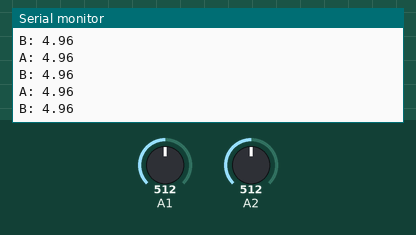
Simulated run of this sketch. Board: Arduino Zero (SAMD21). Parts: the last lines printed to the serial monitor. Inputs (shaded band) come from the test bench; at power-on: A1 = 512, A2 = 512 (analog values on the 0–1023 scale).

Above: at 1.3 s.
1.4 s: A1 set to 716
At 1.9 s:
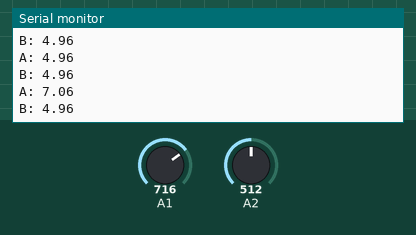
2.9 s: A2 set to 716
At 3.6 s:
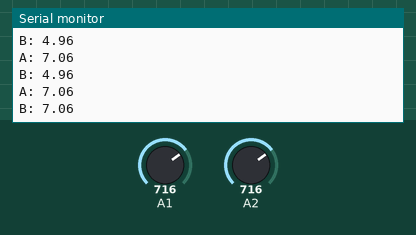
4.4 s: A1 set to 900
At 5.1 s:
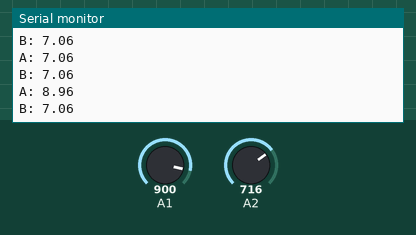
5.9 s: A2 set to 900
At 6.7 s:
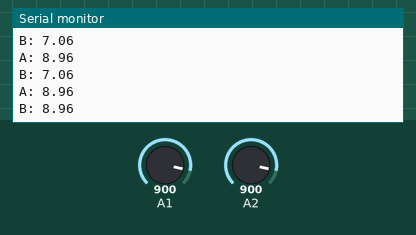
Timing chart, 0 to 8.4 s (numbered marks = the images above; inputs shaded):
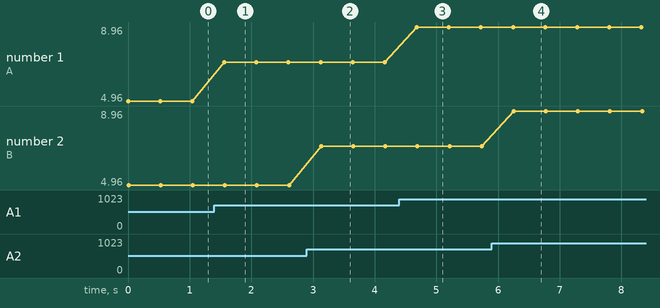

The sketch:

Volt.ino
```cpp
#include "CSVolt.h"

CSVolt volt_A;
CSVolt volt_B;

void setup() {
    Serial.begin(9600);
    volt_A.config(15);
    volt_A.setDebugMode(false);

    volt_B.config(16);
    volt_B.setDebugMode(false);
    // pinMode(16, INPUT);
    // analogReference(DEFAULT);
    // analogReadResolution(12);
}

void loop() {
    // float r = volt.read();
    // Serial.println("Read: " + String(r));

    // int r = analogRead(16);
    // double v = analogToVolts(r);
    // Serial.println(String(r) + " => " + String(v));

    // int r = analogRead(16);
    // float volt = r / 4095.0 * 3.3;
    // float volt2 = (volt * 32.0 / 10);// - 0.32; // * 3.2?
    // Serial.println(String(volt) + "," + String(volt2));
    Serial.print("A: ");
    Serial.println(volt_A.read());

    Serial.print("B: ");
    Serial.println(volt_B.read());

    delay(500);
}


/*
Want, Got
5.24, 5.57
5.50, 5.82
5.05, 5.37

Off by 0.325!
*/
```

CSVolt.cpp
```cpp
// CSVolt Class Implementation
// Stephen Flores
/* Notes:
*
*/

#include "CSVolt.h"
#include <string.h>

// Constructor
CSVolt::CSVolt() {
    // Set default values
    pin = 11;
    debugMode = false;
    sampleSize = 1;
}

// Configuration options
void CSVolt::config(int p) {
    pin = p;
    pinMode(p, INPUT);
    analogReference(DEFAULT);
    analogReadResolution(12);
}

// Specific configuration
void CSVolt::setPin(int newPin) {pin = newPin;}
void CSVolt::setSampleSize(int samples) {sampleSize = samples;}
void CSVolt::setDebugMode(bool newDebug) {debugMode = newDebug;}

// Enable verbose output
void CSVolt::debug(String str) {
    if (debugMode) {
        Serial.print(str);
    }
}

void CSVolt::debugln(String str) {
    if (debugMode) {
        Serial.println(str);
    }
}

// Reading voltage
float CSVolt::read() {
    debug("CSVolt.read(): ");
    float sum = 0;
    for (int index = 0; index < sampleSize; index++) {
        float x = analogRead(pin); // * 3.3 / 1024.0;
        sum += x;
        debug(String(x) + ", ");
        delay(10);
    }

    float average = sum / sampleSize;
    debugln("\n\tAverage: " + String(average));

    float volt = average / 4095.0 * 3.3;
    float volt2 = (volt * 32.0 / 10);// - 0.32; // * 3.2?
    float result = volt2 - 0.325;
    return result;
}
```

CSVolt.h
```cpp
// CSVolt Class Header
// Stephen Flores
/* Notes:
*
*/

#include <Arduino.h>
#include <stdio.h>
#include <stdlib.h>
#include <string.h>

class CSVolt {
public:
    CSVolt();   // Constructor

    // Object Configuration
    void config(int p);            // Configuration
    void setPin(int newPin);            // Change pin (called by config)
    void setSampleSize(int samples);    // Set number of samples to average

    // Data Acquisition
    float read();

    void setDebugMode(bool newDebug);

private:
    int pin;
    bool debugMode;
    int sampleSize;

    void debug(String str);
    void debugln(String str);
};
```

Measured:
- after the input at 1.4 s, the serial monitor: prints a new line after 0.16 s (image 1)
- after the input at 2.9 s, the serial monitor: prints a new line after 0.23 s (image 2)
- after the input at 4.4 s, the serial monitor: prints a new line after 0.28 s (image 3)
- after the input at 5.9 s, the serial monitor: prints a new line after 0.35 s (image 4)
- plotted number 1: 4.96 → 7.06 after the input at 1.4 s, 7.06 → 8.96 after the input at 4.4 s
